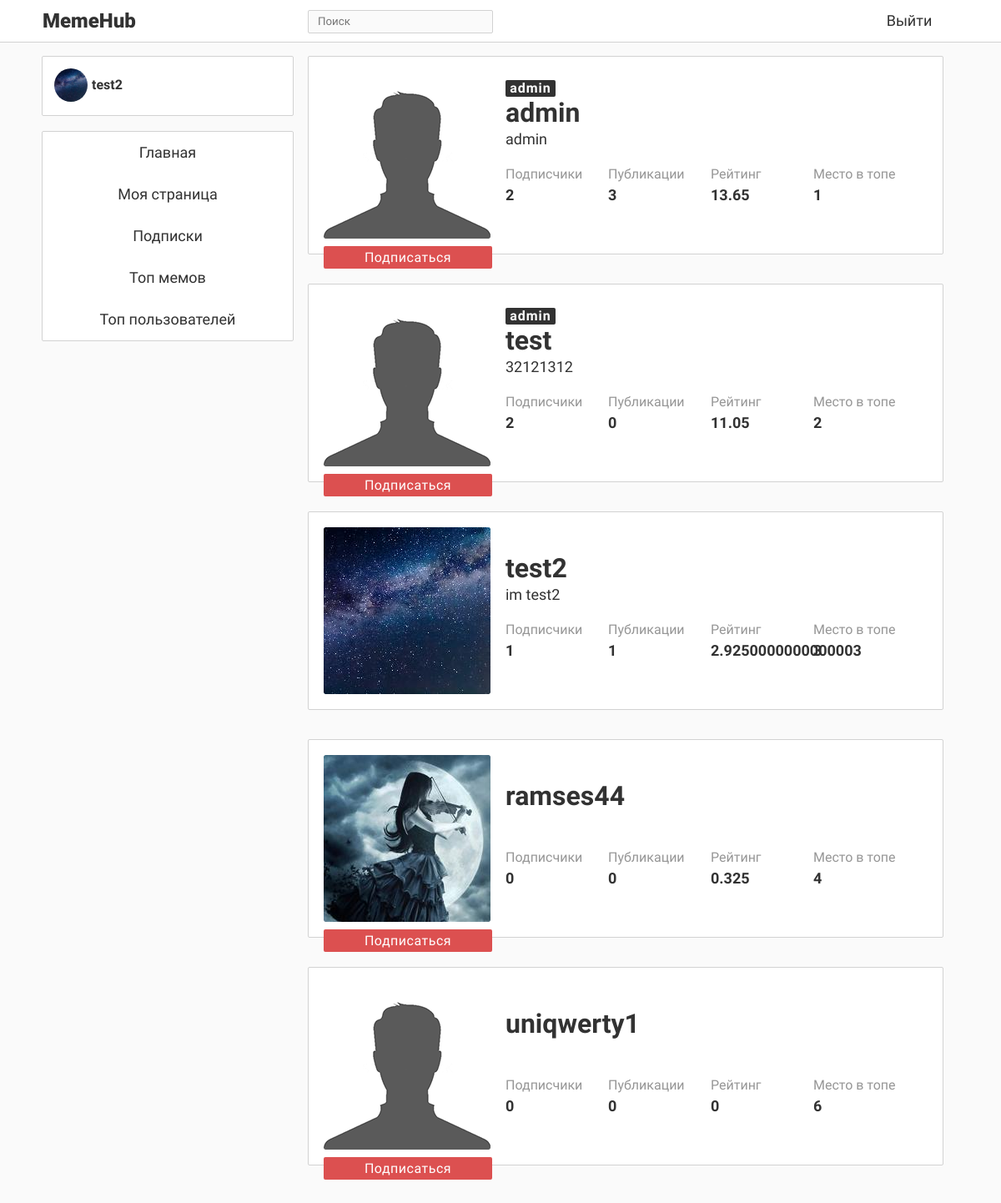
Page /top_users (signed in) on the earlier database version.
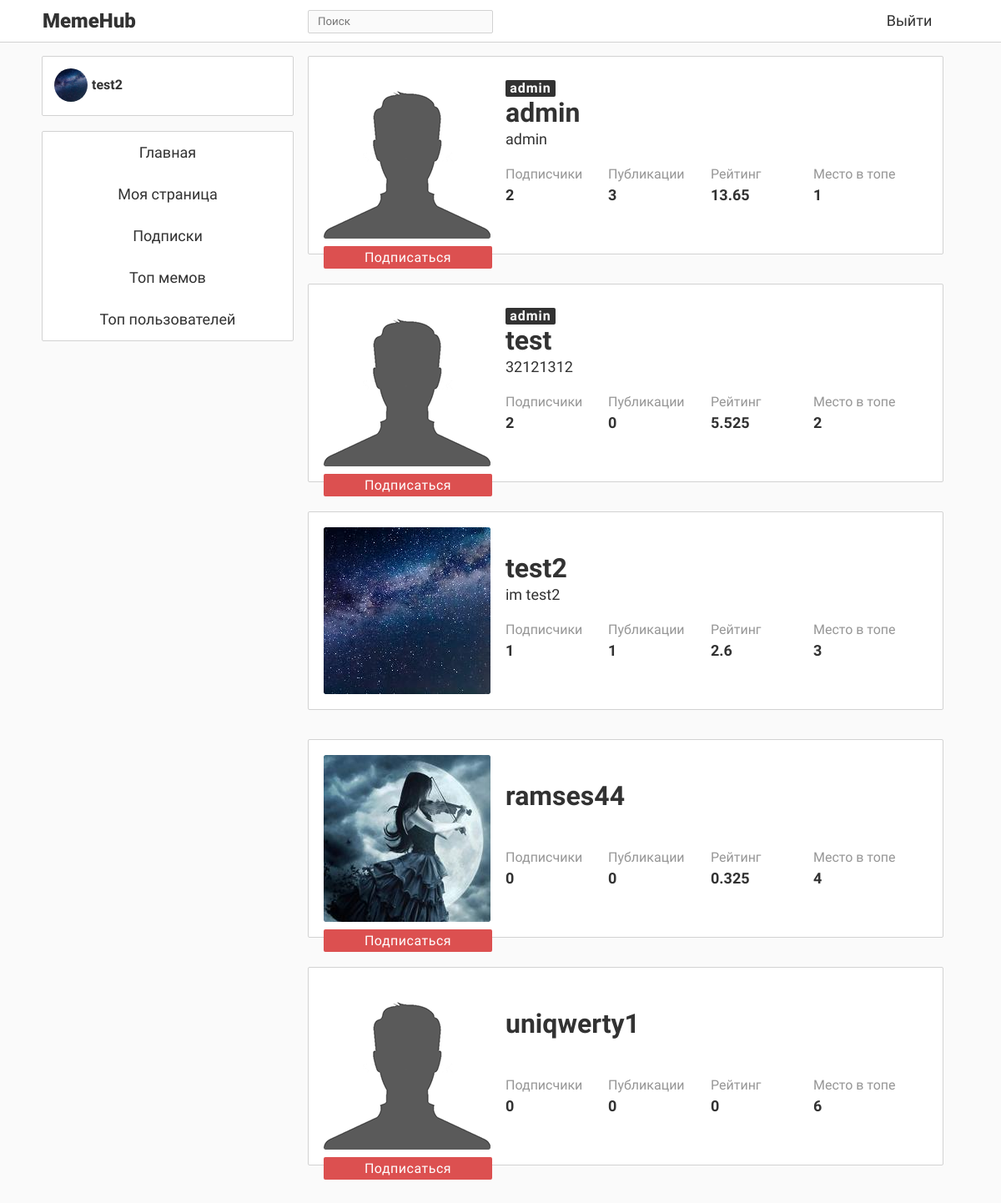
Same page on the later database version.
### data/users.py (models this page shows, shortened)
class User(SqlAlchemyBase, UserMixin, SerializerMixin):
    __tablename__ = 'users'
    id = sqlalchemy.Column(sqlalchemy.Integer,
                           primary_key=True, autoincrement=True)
    email = sqlalchemy.Column(sqlalchemy.String, unique=True, index=True, nullable=False)
    role = sqlalchemy.Column(sqlalchemy.Integer, default=0)
    hashed_password = sqlalchemy.Column(sqlalchemy.String, nullable=False)
    alias = sqlalchemy.Column(sqlalchemy.String, nullable=False)  # То, как пользователь подписан у других
    about = sqlalchemy.Column(sqlalchemy.String, nullable=True)
    bdate = sqlalchemy.Column(sqlalchemy.DateTime, nullable=True)
    memes = orm.relation("Meme", back_populates='author_')
    avatar = sqlalchemy.Column(sqlalchemy.String, default='default.png')
    liked = orm.relation("Meme", secondary='likes', backref='user', lazy='dynamic')
    repostes = orm.relation("Repost", back_populates='user_')
    subscribed = orm.relationship("User", secondary='subscribes',
                                  primaryjoin=(followers.c.subscriber == id),
                                  secondaryjoin=(followers.c.author == id),
                                  backref='subscriber', lazy='dynamic')
    subscribers = orm.relation("User", secondary='subscribes',
                               primaryjoin=(followers.c.author == id),
                               secondaryjoin=(followers.c.subscriber == id),
                               backref='author', lazy='dynamic')
    rating = sqlalchemy.Column(sqlalchemy.Integer, default=0)
    def get_data(self):
        return {'is_page': True,
                'user_img': self.avatar,
                'type': 'other',
                'role': {'0': '', '1': 'moder', '2': 'admin'}[str(self.role)],
                'status': self.about,
                'subs': 666,
                'posts': 666,
                'rating': self.rating,
                'top': 666,
                'username': self.alias,
                'user_id': self.id,
                'error_message': '',
                'is_sub': False,
                'is_block': False}

### main.py (the view)
@app.route('/top_users')
def top_users():
    ses = db_session.create_session()
    users = ses.query(User).filter(User.id != 0).all()
    users = sorted(users, key=lambda x: x.rating, reverse=True)[:USER_TOP]
    data = gen_data(do_get_content=False)
    data['content'] = [get_user_page_data(u.id) for u in users]
    return render_template('top_users.html', data=data, title='Топ пользователей')

### data/db_session.py (called while the page is built)
def create_session() -> Session:
    global __factory
    return __factory()

### gen_api.py (called while the page is built)
@blueprint.route('/get_user_info/<int:uid>')
def generate_user_info(uid):
    ses = db_session.create_session()
    user = ses.query(User).get(uid)
    return {
        'is_auth': True,
        'user_img': url_for('static', filename=f'img/avatars/{user.avatar}'),
        'id': uid,
        'alias': user.alias,
        'role': ROLES[user.role]
    }

### main.py (called while the page is built)
def gen_data(do_get_content=True):
    info = dict(is_auth=False)
    if current_user.is_authenticated:
        info = generate_user_info(current_user.get_id())
    if do_get_content:
        if current_user.is_authenticated:
            res = get_content(uid=current_user.get_id(), by_server=True)
        else:
            res = get_content(by_server=True)
    else:
        res = {}
    res['user_page'] = dict(is_page=False)
    res['load_more'] = True
    res['info'] = info  # Совмещаем данные в один словарь
    return res  # Возвращаем его

@login_manager.user_loader
def load_user(user_id):
    session = db_session.create_session()
    return session.query(User).get(user_id)

### templates/top_users.html (shortened to what this page needs)
{% extends "base.html" %}
{% block content %}
    {% for user in data['content'] %}
        <div class="meme_block">
        <div class="head_block">
            <div class="img_sub_block">
                <div class="img_block">
                    <img src="{{ user['user_img'] }}" class="up_img_other">
                </div>
                <div class="sub_block">
                    {% if user['type'] != 'me' %}
                        {% if data['user_page']['is_sub'] %}
                            <div class="sub_button sub_button_true" id="sub-button{{ user['user_id'] }}" onclick="sub_click({{ user['user_id'] }})">Вы подписаны</div>
                        {% else %}
                            <div class="sub_button sub_button_false" id="sub-button{{ user['user_id'] }}" onclick="sub_click({{ user['user_id'] }})">Подписаться</div>
                        {% endif %}
                    {% endif %}
                </div>
            </div>
            <div class="username_block">
                <div class="up_role">
                    {% if user['role'] %}
                        <div class="admin_role">{{ user['role'] }}</div>
                    {% endif %}
                </div>
                    <div class="up_text_block_other up_username_div_other">
                        <div class="up_text_block_input_other up_username_other">{{ user['username'] }}</div>
                    </div>
                    <div class="up_text_block_other up_status_div_other">
                        <div class="up_text_block_input_other up_status_other up_text_block_input2_other">{{ user['status'] }}</div>
                    </div>
                <div class="info_block">
                    <div class="up_data_block">
                        <div class="up_data_block_part1">Подписчики</div>
                        <div class="up_data_block_part2" id="subs-number{{ user['user_id'] }}">{{ user['subs'] }}</div>
                    </div>
                    <div class="up_data_block">
                        <div class="up_data_block_part1">Публикации</div>
                        <div class="up_data_block_part2">{{ user['posts'] }}</div>
                    </div>
                    <div class="up_data_block">
                        <div class="up_data_block_part1">Рейтинг</div>
                        <div class="up_data_block_part2">{{ user['rating'] }}</div>
                    </div>
                    <div class="up_data_block">
                        <div class="up_data_block_part1">Место в топе</div>
                        <div class="up_data_block_part2">{{ user['top'] }}</div>
                    </div>
                </div>
            </div>
        </div>
        </div> <br>
    {% endfor %}
{% endblock %}

### templates/base.html (shortened to what this page needs)
<!doctype html>
<html lang="ru">
    <head>
        <link rel="stylesheet" type="text/css" href="../../static/css/main_css.css">
        <link rel="stylesheet" type="text/css" href="../../static/css/base_css.css">
        <link rel="stylesheet" type="text/css" href="../../static/css/reg_log_css.css">
        <link rel="stylesheet" type="text/css" href="../../static/css/user_page_css.css">
        <link rel="stylesheet" type="text/css" href="../../static/css/publish_css.css">
        <link rel="stylesheet" type="text/css" href="../../static/css/subscribes_css.css">
    </head>
    <body class="bg_style">
        <div class="navigation">
            <div class="nav_block">
                <div class="logo">MemeHub</div>
                <div class="search_block">
                    <div class="search_div">
                        <input class="search" placeholder="Поиск" onkeypress="return SearchEnter(event)" id="search">
                    </div>
                </div>
                {% if data['info']['is_auth'] %}
                    <a class="nav_buttons nav_button1" href="/logout">Выйти</a>
                {% else %}
                    <a class="nav_buttons nav_button1" href="/login">Войти</a>
                    <a class="nav_buttons nav_button2" href="/register">Регистрация</a>
                {% endif %}
            </div>
        </div>
        <div class="content_block">
            <div class="left_block">
                {% if data['info']['is_auth'] %}
                    <div class="menu_block menu_block2">
                        <div class="my_page" onClick="window.location='/me'">
                            <div class="test">
                                <a><img src="{{ data['info']['user_img'] }}" class="author_img"></a>
                                <div class="author_name"><a>{{ data['info']['alias'] }}</a></div>
                            </div>
                        </div>
                    </div>
                {% endif %}
                <div class="menu_block menu_block1">
                    <div class="menu_section" onClick="window.location='/'">Главная</div>
                    {% if data['info']['is_auth'] %}
                        <div class="menu_section" onClick="window.location='/me'">Моя страница</div>
                        <div class="menu_section" onClick="window.location='/subscribed'">Подписки</div>
                    {% endif %}
                    <div class="menu_section" onClick="window.location='/top_memes'">Топ мемов</div>
                    <div class="menu_section" onClick="window.location='/top_users'">Топ пользователей</div>
                </div>
            </div>
            <div class="center_block">
                {% block content %}{% endblock %}
            </div>
        </div>
    </body>
</html>

### static/css/main_css.css (style rules this page uses)
.meme_block { background-color: rgb(255,255,255); border: 0px solid #646464; border-radius: 2px; padding: 0px; width: 95%; margin: 0 auto; border: 1px solid rgb(210,210,210); padding-bottom: 0px; margin-bottom: 17px; min-width: 400px; max-width: 800px; }
.author_img { width: 40px; height: 40px; object-fit: cover; float:left; display: inline-block; border-radius: 40px; }
.author_name { float: center; text-align: left; display: inline-block; line-height: 40px; width: 50%; text-indent: 5px; font-weight: bold; color: rgb(50,50,50); padding: 0px; font-size: medium; font-family: BoldFont; }
.bg_style { background-color: rgb(250,250,250); }
a { text-decoration: none; color: rgb(50,50,50); }

### static/css/base_css.css (style rules this page uses)
.navigation { list-style-type: none; margin-top: 0; padding: 0; overflow: hidden; background-color: rgb(255,255,255); border-bottom: 1px solid rgb(210,210,210); width: 100%; position: fixed; top: 0; left: 0; max-height: 50px; height: 50px; z-index: 999999; }
.search { outline: none; border: none; color: rgb(50,50,50); width: 90%; height: 80%; display: block; margin-left: auto; margin-right: auto; margin-top: 1px; font-family: RegularFont; background-color: rgb(250,250,250); }
.search_div { border: 1px solid rgb(210,210,210); width: 100%; height: 26px; margin-top: 12px; margin-bottom: 12px; margin-left: auto; margin-right: auto; float: center; border-radius: 2px; background-color: rgb(250,250,250); }
.left_block { width: 300px; height: 400px; position: fixed; float: left; z-index: 9999; }
.menu_block { width: 300px; border-radius: 2px; border: 1px solid rgb(210,210,210); background-color: rgb(255,255,255); }
.menu_block1 { margin-bottom: 18px; }
.menu_block2 { height: 70px; margin-bottom: 18px; }
.menu_section { width: 100%; height: 50px; font-family: RegularFont; line-height: 50px; text-align: center; color: rgb(50,50,50); font-size: large; -moz-user-select: none; -khtml-user-select: none; -webkit-user-select: none; user-select: none; }
.center_block { margin-left: 300px; width: 800px; min-width: 400px; max-width: 800px; }
.content_block { width: 1100px; height: 1000px; margin-top: 67px; margin-left: auto; margin-right: auto; max-width: 99%; }
.logo { float: left; font-family: BlackFont; text-align: left; color: rgb(50,50,50); font-size: x-large; height: 50px; line-height: 50px; display: block; width: 15%; padding-left: 1px; background-color: rgb(0,0,255) display: inline-block; -moz-user-select: none; -khtml-user-select: none; -webkit-user-select: none; user-select: none; }
.nav_block { width: 1100px; margin-left: auto; margin-right: auto; height: 100%; background-color: rgb(0,255,0) white-space: nowrap; }
.search_block { float: left; height: 100%; width: 20%; display: inline-block; margin-left: 153px; }
.nav_buttons { float: right; font-family: RegularFont; text-align: center; color: rgb(50,50,50); font-size: large; height: 50px; line-height: 50px; display: block; padding-left: 1px; display: inline-block; -moz-user-select: none; -khtml-user-select: none; -webkit-user-select: none; user-select: none; }
.nav_button1 { width: 80px; margin-right: 20px; }
.my_page { width: 100%; height: 100%; padding-top: 14px; padding-left: 14px; }

### templates/top_users.html (style rules this page uses)
.head_block { height: 236px; }
.head_block { height: 200px; }

Differences in the rows shown:
changed User "test2": rating "2.9250000000000003" → "2.6"
changed User "test": rating "11.05" → "5.525"
